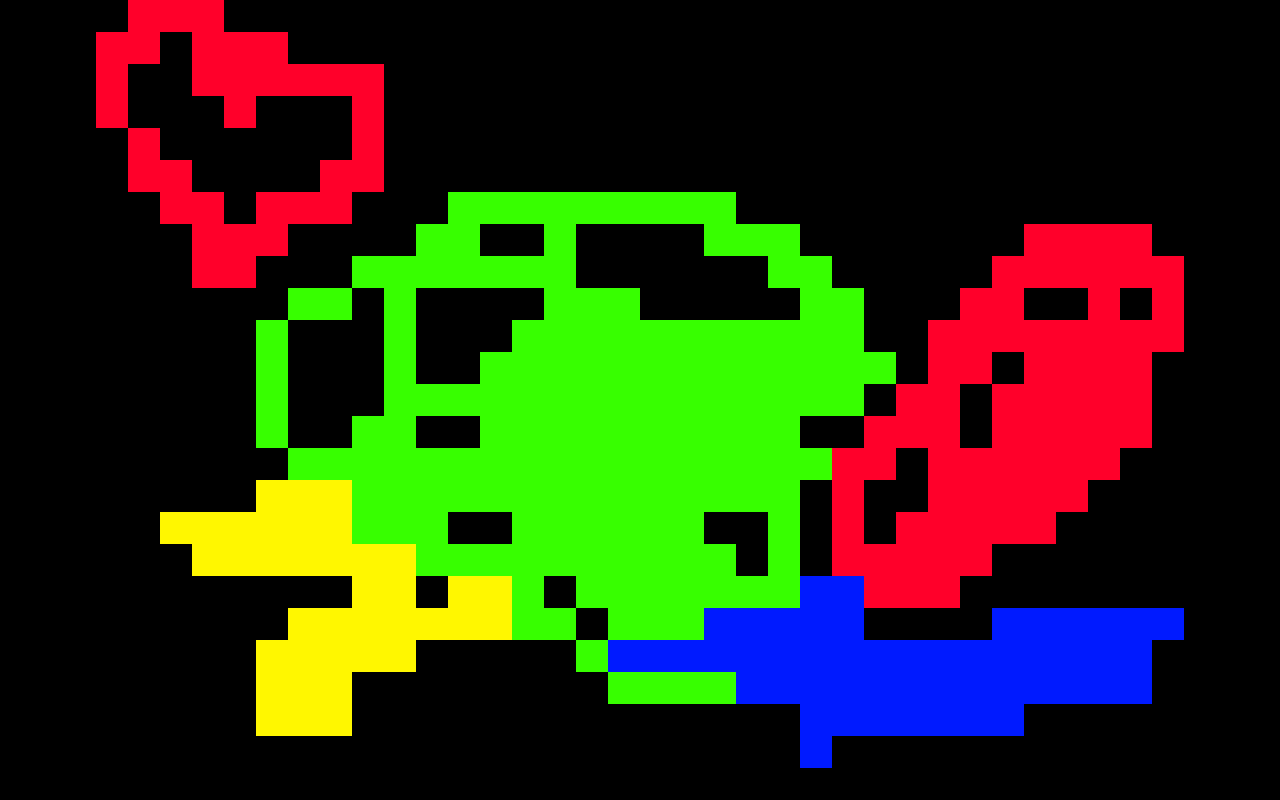

A 2D game scene composited from a Tiled map and its tileset images. What follows is a short description and the map's XML, with every tile layer's data as written:
An orthogonal 40x25 tile map with 32x32 px tiles, 1 tile layer (Tile Layer 1).

<map version="1.10" tiledversion="1.10.0" orientation="orthogonal" renderorder="right-down" width="40" height="25" tilewidth="32" tileheight="32" infinite="0" nextlayerid="2" nextobjectid="1">
 <tileset firstgid="1" name="tilemap" tilewidth="32" tileheight="32" tilecount="4" columns="2">
  <image source="tilemap.png" width="64" height="64" />
 </tileset>
 <layer id="1" name="Tile Layer 1" width="40" height="25">
  <data encoding="csv">
0,0,0,0,1,1,1,0,0,0,0,0,0,0,0,0,0,0,0,0,0,0,0,0,0,0,0,0,0,0,0,0,0,0,0,0,0,0,0,0,
0,0,0,1,1,0,1,1,1,0,0,0,0,0,0,0,0,0,0,0,0,0,0,0,0,0,0,0,0,0,0,0,0,0,0,0,0,0,0,0,
0,0,0,1,0,0,1,1,1,1,1,1,0,0,0,0,0,0,0,0,0,0,0,0,0,0,0,0,0,0,0,0,0,0,0,0,0,0,0,0,
0,0,0,1,0,0,0,1,0,0,0,1,0,0,0,0,0,0,0,0,0,0,0,0,0,0,0,0,0,0,0,0,0,0,0,0,0,0,0,0,
0,0,0,0,1,0,0,0,0,0,0,1,0,0,0,0,0,0,0,0,0,0,0,0,0,0,0,0,0,0,0,0,0,0,0,0,0,0,0,0,
0,0,0,0,1,1,0,0,0,0,1,1,0,0,0,0,0,0,0,0,0,0,0,0,0,0,0,0,0,0,0,0,0,0,0,0,0,0,0,0,
0,0,0,0,0,1,1,0,1,1,1,0,0,0,2,2,2,2,2,2,2,2,2,0,0,0,0,0,0,0,0,0,0,0,0,0,0,0,0,0,
0,0,0,0,0,0,1,1,1,0,0,0,0,2,2,0,0,2,0,0,0,0,2,2,2,0,0,0,0,0,0,0,1,1,1,1,0,0,0,0,
0,0,0,0,0,0,1,1,0,0,0,2,2,2,2,2,2,2,0,0,0,0,0,0,2,2,0,0,0,0,0,1,1,1,1,1,1,0,0,0,
0,0,0,0,0,0,0,0,0,2,2,0,2,0,0,0,0,2,2,2,0,0,0,0,0,2,2,0,0,0,1,1,0,0,1,0,1,0,0,0,
0,0,0,0,0,0,0,0,2,0,0,0,2,0,0,0,2,2,2,2,2,2,2,2,2,2,2,0,0,1,1,1,1,1,1,1,1,0,0,0,
0,0,0,0,0,0,0,0,2,0,0,0,2,0,0,2,2,2,2,2,2,2,2,2,2,2,2,2,0,1,1,0,1,1,1,1,0,0,0,0,
0,0,0,0,0,0,0,0,2,0,0,0,2,2,2,2,2,2,2,2,2,2,2,2,2,2,2,0,1,1,0,1,1,1,1,1,0,0,0,0,
0,0,0,0,0,0,0,0,2,0,0,2,2,0,0,2,2,2,2,2,2,2,2,2,2,0,0,1,1,1,0,1,1,1,1,1,0,0,0,0,
0,0,0,0,0,0,0,0,0,2,2,2,2,2,2,2,2,2,2,2,2,2,2,2,2,2,1,1,0,1,1,1,1,1,1,0,0,0,0,0,
0,0,0,0,0,0,0,0,4,4,4,2,2,2,2,2,2,2,2,2,2,2,2,2,2,0,1,0,0,1,1,1,1,1,0,0,0,0,0,0,
0,0,0,0,0,4,4,4,4,4,4,2,2,2,0,0,2,2,2,2,2,2,0,0,2,0,1,0,1,1,1,1,1,0,0,0,0,0,0,0,
0,0,0,0,0,0,4,4,4,4,4,4,4,2,2,2,2,2,2,2,2,2,2,0,2,0,1,1,1,1,1,0,0,0,0,0,0,0,0,0,
0,0,0,0,0,0,0,0,0,0,0,4,4,0,4,4,2,0,2,2,2,2,2,2,2,3,3,1,1,1,0,0,0,0,0,0,0,0,0,0,
0,0,0,0,0,0,0,0,0,4,4,4,4,4,4,4,2,2,0,2,2,2,3,3,3,3,3,0,0,0,0,3,3,3,3,3,3,0,0,0,
0,0,0,0,0,0,0,0,4,4,4,4,4,0,0,0,0,0,2,3,3,3,3,3,3,3,3,3,3,3,3,3,3,3,3,3,0,0,0,0,
0,0,0,0,0,0,0,0,4,4,4,0,0,0,0,0,0,0,0,2,2,2,2,3,3,3,3,3,3,3,3,3,3,3,3,3,0,0,0,0,
0,0,0,0,0,0,0,0,4,4,4,0,0,0,0,0,0,0,0,0,0,0,0,0,0,3,3,3,3,3,3,3,0,0,0,0,0,0,0,0,
0,0,0,0,0,0,0,0,0,0,0,0,0,0,0,0,0,0,0,0,0,0,0,0,0,3,0,0,0,0,0,0,0,0,0,0,0,0,0,0,
0,0,0,0,0,0,0,0,0,0,0,0,0,0,0,0,0,0,0,0,0,0,0,0,0,0,0,0,0,0,0,0,0,0,0,0,0,0,0,0
</data>
 </layer>
</map>
